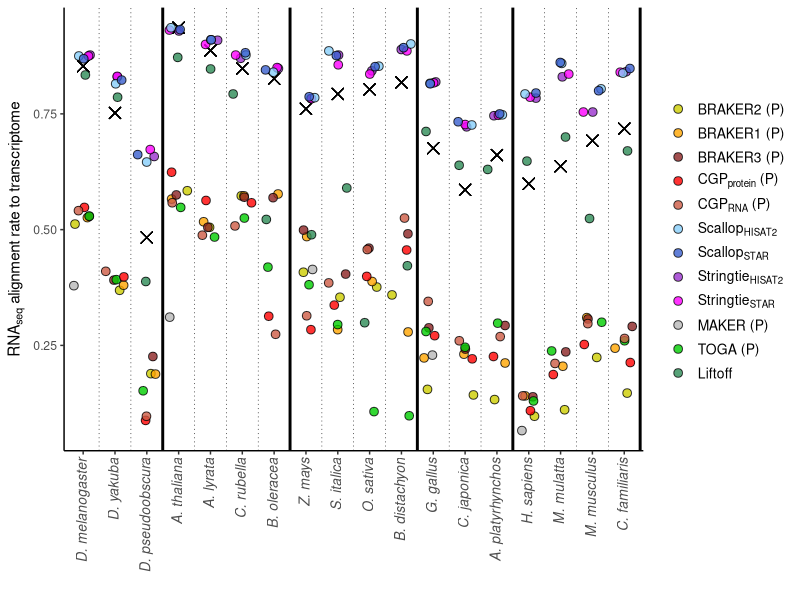
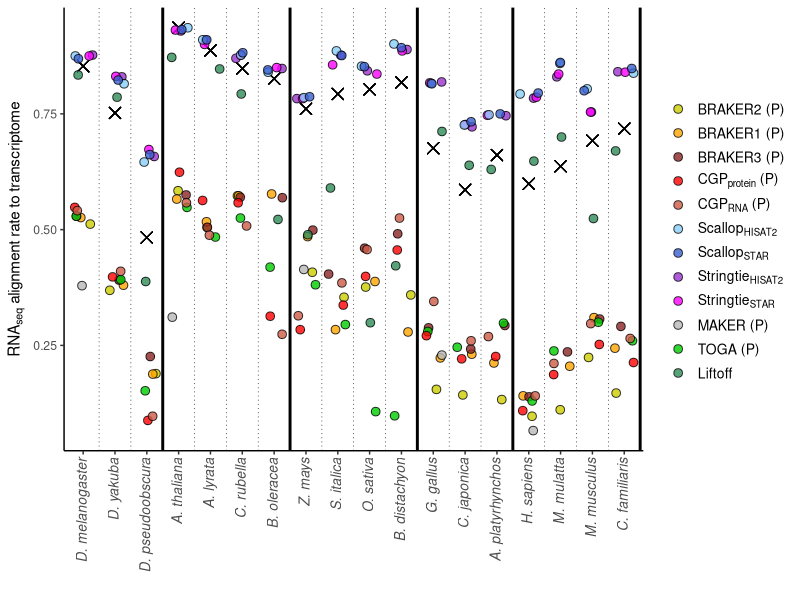

Write the R code that produced these figures, in order.
## ---- chunk 1
currentdir=getwd()
setwd(currentdir)
library(tidyverse)
## ---- chunk 2
annotations <-read_csv("../../data/Table_S3.csv")
annotations <- annotations %>% filter(!method %in% c("BrkProt-unfilt","BrkProt-fullsupport","BrkRNA-unfilt",
                                                     "BrkRNA-fullsupport","CGPdenovo","TSEBRA","MakerNoRnaNoEvm",
                                                     "MakerRnaEvm","MakerNoRnaEvm")) 

methodlabels<-c("BRAKER2 (P)","BRAKER1 (P)","BRAKER3 (P)",expression(paste(CGP[protein]," (P)")),expression(paste(CGP[RNA]," (P)")),expression(Scallop[HISAT2]),expression(Scallop[STAR]),expression(Stringtie[HISAT2]),expression(Stringtie[STAR]),"MAKER (P)","TOGA (P)","Liftoff")

annotations$method <- factor(annotations$method,levels=c("BrkProt","BrkRNA","Braker3","CGPprotein","CGPrnaseq",
                                           "ScalHisat","ScalStar","StrHisat","StrStar","MakerRnaNoEvm","TOGA","liftoff"))

annotations <- annotations %>% mutate(species = str_replace(species, "dmelanogaster", "D. melanogaster")) %>%
     mutate(species = str_replace(species, "dpseudoobscura", "D. pseudoobscura")) %>%  
     mutate(species = str_replace(species, "dyakuba", "D. yakuba")) %>%
     mutate(species = str_replace(species, "alyrata", "A. lyrata")) %>%
     mutate(species = str_replace(species, "athaliana", "A. thaliana")) %>%
     mutate(species = str_replace(species, "boleracea", "B. oleracea")) %>%
     mutate(species = str_replace(species, "crubella", "C. rubella")) %>%
     mutate(species = str_replace(species, "osativa", "O. sativa")) %>%
     mutate(species = str_replace(species, "sitalica", "S. italica")) %>%
     mutate(species = str_replace(species, "bdistachyon", "B. distachyon")) %>%
     mutate(species = str_replace(species, "zmays", "Z. mays")) %>%
     mutate(species = str_replace(species, "bmori", "B. mori")) %>%
     mutate(species = str_replace(species, "herato", "H. erato")) %>%
     mutate(species = str_replace(species, "dplexippus", "D. plexippus")) %>%
     mutate(species = str_replace(species, "human", "H. sapiens")) %>%
     mutate(species = str_replace(species, "macaque", "M. mulatta")) %>%
     mutate(species = str_replace(species, "dog", "C. familiaris")) %>%
     mutate(species = str_replace(species, "mouse", "M. musculus")) %>%
     mutate(species = str_replace(species, "chicken", "G. gallus")) %>%
     mutate(species = str_replace(species, "quail", "C. japonica")) %>%
     mutate(species = str_replace(species, "mallard", "A. platyrhynchos"))


annotations <- annotations %>% mutate_at(vars(species),factor,levels=c("D. melanogaster",
              "D. yakuba", "D. pseudoobscura","A. thaliana", "A. lyrata","C. rubella","B. oleracea","Z. mays","S. italica","O. sativa",
               "B. distachyon", "G. gallus","C. japonica","A. platyrhynchos","H. sapiens","M. mulatta","M. musculus","C. familiaris","H. erato","D. plexippus","B. mori"))
## ---- chunk 3
transcriptome_alignmentrate_plot <- annotations %>% filter(group!="heliconines") %>% ggplot(aes(x=species,y=median_align_splicedexons)) + 
geom_point(aes(x=species,y=RefTsAlignRateAll),shape=4,color="black",size=3.5) +
geom_point(aes(fill=method),color="black",pch=21,position = position_jitter(w = 0.3,h = 0),alpha=0.8,size=2.6) +
    scale_fill_manual(labels=methodlabels,values=c("yellow3","orange","brown4", "red","coral3", "lightskyblue", "royalblue3","darkorchid3", "magenta","gray72","green3","seagreen")) + 
theme_classic() +
theme(legend.text.align = 0) + 
theme(legend.text=element_text(size=10)) +
theme(axis.text.x=element_text(angle=90, size=10,hjust=1,vjust=0.32,face="italic")) + 
ylab(expression(paste(RNA[seq]," alignment rate to transcriptome"))) +
xlab("") + 
geom_vline(xintercept=1.5,linetype="dotted",size=0.2) +
geom_vline(xintercept=2.5,linetype="dotted",size=0.2)+
geom_vline(xintercept=3.5,linetype="solid",size=1) +
geom_vline(xintercept=4.5,linetype="dotted",size=0.2) +
geom_vline(xintercept=5.5,linetype="dotted",size=0.2) +
geom_vline(xintercept=6.5,linetype="dotted",size=0.2) +
geom_vline(xintercept=7.5,linetype="solid",size=1)+
geom_vline(xintercept=8.5,linetype="dotted",size=0.2) +
geom_vline(xintercept=9.5,linetype="dotted",size=0.2) +
geom_vline(xintercept=10.5,linetype="dotted",size=0.2) +
geom_vline(xintercept=11.5,linetype="solid",size=1)+
geom_vline(xintercept=12.5,linetype="dotted",size=0.2) +
geom_vline(xintercept=13.5,linetype="dotted",size=0.2) +
geom_vline(xintercept=14.5,linetype="solid",size=1) +
geom_vline(xintercept=15.5,linetype="dotted",size=0.2) +
geom_vline(xintercept=16.5,linetype="dotted",size=0.2) +
geom_vline(xintercept=18.5,linetype="solid",size=1) +
geom_vline(xintercept=17.5,linetype="dotted",size=0.2) +
geom_vline(xintercept=19.5,linetype="dotted",size=0.2) +
geom_vline(xintercept=20.5,linetype="dotted",size=0.2) +
guides(fill = guide_legend(title = "")) 


print(transcriptome_alignmentrate_plot)
ggsave(transcriptome_alignmentrate_plot,file="Figure7.pdf",width=8.5,height=5)
